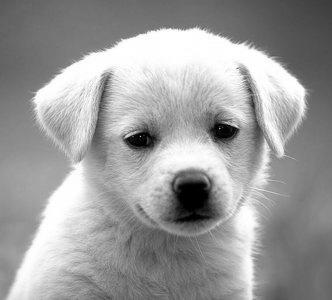
#> input picture A1/A1_resources/puppy.jpg, 332 x 300 px
$ python Q1.py
#> lines starting #> are read from the running program, lines starting #| are printed output that depends on the picture
"""Functions and definitions for Q1."""
import matplotlib.pyplot as plt
import matplotlib.patches as patches
import numpy as np
import pdb
from skimage import img_as_ubyte
from skimage.io import imread


def check_distance(c1, c2):
    """Find distance between two colors."""
    for c in c1:
        if np.linalg.norm(c.astype(float)-c2.astype(float)) < 40:
            return False
    return True


def hexencode(rgb):
    """Encode colors to matplotlib spec."""
    if type(rgb) is np.ndarray:
        r = rgb[0]
        g = rgb[1]
        b = rgb[2]
    else:
        r = rgb
        g = rgb
        b = rgb
    return '#%02x%02x%02x' % (r, g, b)


def showColors(img, colors, gray=False):
    """Plot colormap."""
    colors = [hexencode(x) for x in colors]
    dom_color = colors[0]
    # plt

    fig = plt.figure(frameon=False)
    ax = fig.add_subplot(311)
    if gray:
        ax.imshow(img, 'gray')
    else:
        ax.imshow(img)
    ax.set_xticks([])
    ax.set_yticks([])
    ax.set_aspect("equal")
    ax.set_title("Image")

    ax = fig.add_subplot(312)
    ax.add_patch(
        patches.Rectangle(
            (0, 0), 1, 1, facecolor=dom_color
        )
    )
    ax.set_xlim((0, 1))
    ax.set_ylim((0, 1))
    ax.set_xticks([])
    ax.set_yticks([])
    ax.set_aspect("equal")
    ax.set_title("Most dominant color")

    ax = fig.add_subplot(313)
    for x, color in enumerate(colors):
        ax.add_patch(
            patches.Rectangle(
                (x, 0), 1, 1, facecolor=color
            )
        )
    ax.set_xlim((0, len(colors)))
    ax.set_ylim((0, 1))
    ax.set_xticks([])
    ax.set_yticks([])
    ax.set_aspect("equal")
    ax.set_title("Dominant colors")

    return fig


def get_histogram_gray(img, bins):
    """Find histogram of grayscale images."""
    m, n = img.shape
    histogram = np.zeros(len(bins)-1, dtype=int)
    for k in range(1, len(bins)):
        s = img[(img < bins[k]).nonzero()]
        t = len((s >= bins[k-1]).nonzero()[0])
        histogram[k-1] += t
    return histogram, np.array(list(bins))


def get_histogram_color(img):
    """Find histogram of color images."""
    m, n, k = img.shape
    colors = dict()
    for i in range(m):
        for j in range(n):
            color = tuple(img[i, j])
            colors[color] = colors.get(color, 0) + 1
    return list(colors.values()), list(colors.keys())


def domColors_gray(img, k):
    """Find k most dominant colors in grayscale image."""
    # Find histogram of grayscale colors, with bin size as 5 to avoid same color
    histogram, bins = get_histogram_gray(img, bins=range(0, 257, 5))
    # Sort histogram to find dominant colors
    colors = np.flip(np.argsort(histogram), axis=0)
    # Place colors in bins of size 5, to merge similar colors as one
    k_colors = bins[colors[0:k]]
    return k_colors


def domColors_color(img, k):
    """Find k most dominant colors in grayscale image."""
    histogram, bins = get_histogram_color(img)
    histogram, bins = np.array(histogram), np.array(bins)
    dom_colors = np.flip(np.argsort(histogram), axis=0)
    colors = [bins[dom_colors[0]]]

    for i in dom_colors[1::]:
        if check_distance(colors, bins[i]):
            colors.append(bins[i])
        if len(colors) == k:
            break
    return colors


def domColors(img, k):
    """Find k most dominant colors in image."""
    if len(img.shape) == 2:
        return domColors_gray(img, k)
    elif len(img.shape) == 3 and img.shape[2] == 3:
        return domColors_color(img, k)
    else:
        raise ValueError("Invalid image")


if __name__ == "__main__":
    img = imread("A1_resources/puppy.jpg", as_gray=True)
#> img is the input picture: shape (300, 332) float64; min 0, max 1, mean 0.611
    grayimg = img_as_ubyte(img)
    colors = domColors(grayimg, 10)
#> the loop in get_histogram_gray, `for k in range(1, len(bins)):` made 51 passes
#> t on passes 1 to 12: 759, 205, 169, 142, 144, 134, 108, 104, 104, 90, 109, 115
#> after the loop in get_histogram_gray, `for k in range(1, len(bins)):`: histogram = 51 values, max 6114 at index 50, min 90 at index 9, mean 1904.7
#> in domColors_gray, `histogram, bins = get_histogram_gray(img, bins=range(0, 257, 5))`: bins = 52 values from 0 to 255
#> in domColors_gray, `colors = np.flip(np.argsort(histogram), axis=0)`: colors = 51 values, max 50 at index 0, min 0 at index 36, mean 25
#> in domColors_gray, `k_colors = bins[colors[0:k]]`: k_colors = [250, 110, 105, 115, 120, 100, 125, 150, 145, 140]
#> colors = [250, 110, 105, 115, 120, 100, 125, 150, 145, 140]
    showColors(grayimg, colors, False).show()
#> in showColors, `colors = [hexencode(x) for x in colors]`: colors = ['#fafafa', '#6e6e6e', '#696969', '#737373', '#787878', '#646464', '#7d7d7d', '#969696', '#919191', '#8c8c8c']
#> in showColors, `dom_color = colors[0]`: dom_color = '#fafafa'
#> the loop in showColors, `for x, color in enumerate(colors):` made 10 passes
#> color on passes 1 to 10: '#fafafa', '#6e6e6e', '#696969', '#737373', '#787878', '#646464', '#7d7d7d', '#969696', '#919191', '#8c8c8c'
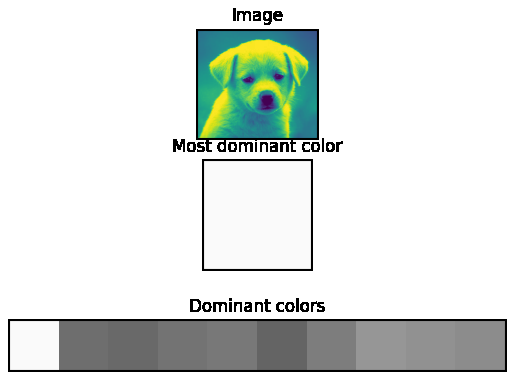
#> figure drawn by matplotlib, 3 panels
    pdb.set_trace()

$ run again, with A1/A1_resources/bg_2.jpg copied over A1/A1_resources/puppy.jpg
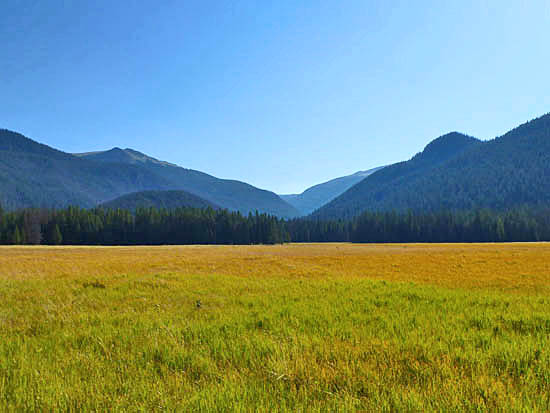
#> input picture A1/A1_resources/bg_2.jpg, 550 x 413 px
#> `img = imread("A1_resources/puppy.jpg", as_gray=True)`:
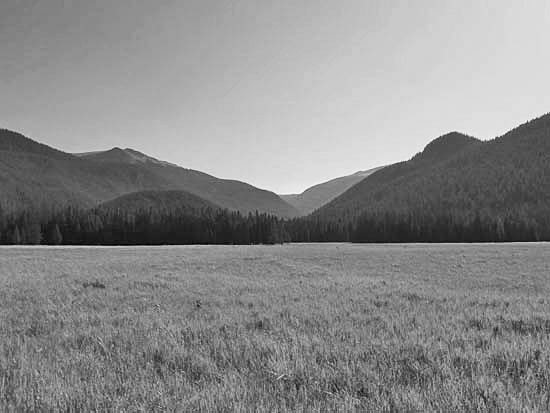
#> img: shape (413, 550) float64; min 0.00141, max 0.976, mean 0.544
#> the loop in get_histogram_gray, `for k in range(1, len(bins)):` made 51 passes
#> t on passes 1 to 8: 36, 50, 67, 136, 279, 885, 1676, 2214
#> after the loop in get_histogram_gray, `for k in range(1, len(bins)):`: histogram = 51 values, max 12843 at index 26, min 0 at index 50, mean 4453.9
#> in domColors_gray, `histogram, bins = get_histogram_gray(img, bins=range(0, 257, 5))`: bins = 52 values from 0 to 255
#> in domColors_gray, `colors = np.flip(np.argsort(histogram), axis=0)`: colors = 51 values, max 50 at index 50, min 0 at index 48, mean 25
#> k_colors = [130, 140, 135, 125, 215, 80, 145, 120, 220, 205]
#> in showColors, `colors = [hexencode(x) for x in colors]`: colors = ['#828282', '#8c8c8c', '#878787', '#7d7d7d', '#d7d7d7', '#505050', '#919191', '#787878', '#dcdcdc', '#cdcdcd']
#> dom_color = '#828282'
#> the loop in showColors, `for x, color in enumerate(colors):` made 10 passes
#> color on passes 1 to 8: '#828282', '#8c8c8c', '#878787', '#7d7d7d', '#d7d7d7', '#505050', '#919191', '#787878'
#> `showColors(grayimg, colors, False).show()`:
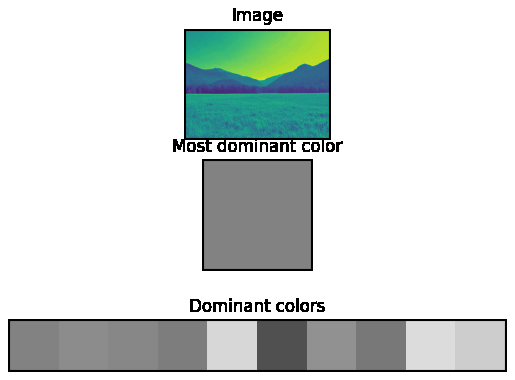
#> figure drawn by matplotlib, 3 panels
